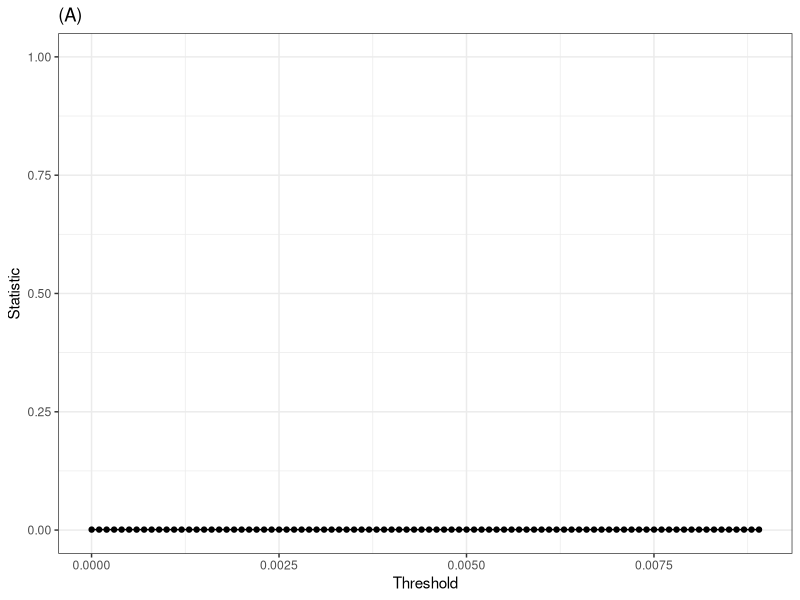
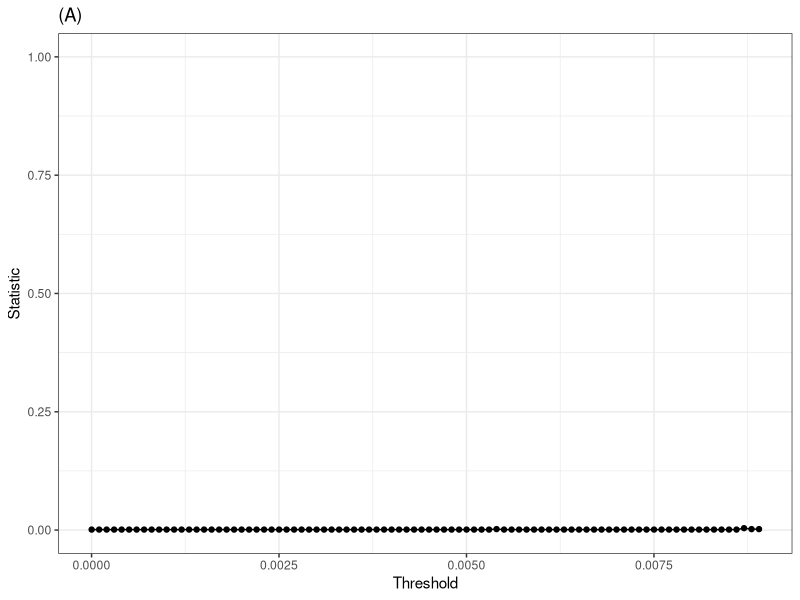
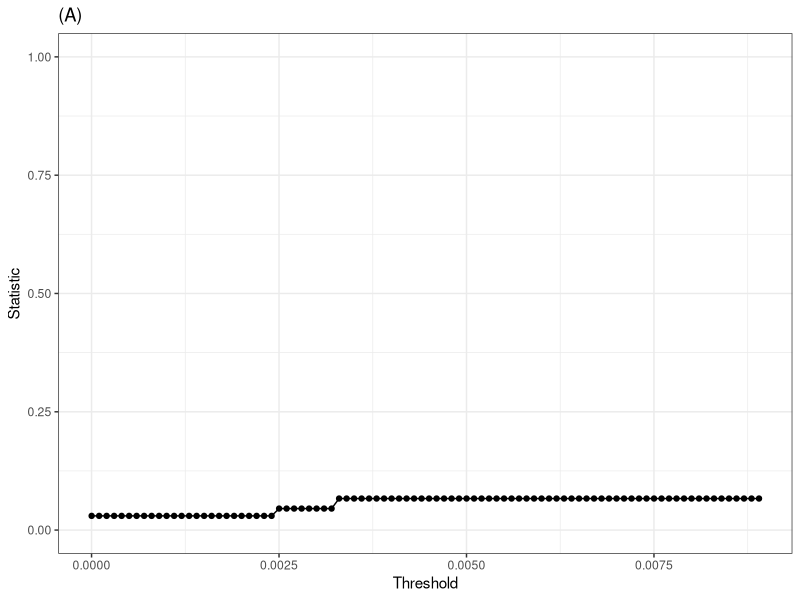

The R source for these figures, in order:

#determining rare vs abundant taxa for coastal ecotype
library(vegan)
library(ggplot2)

#import otu table (remove "#Constructed from biom file " from first line before importing).
mim_otu<-read.table("zotu_table_forR.txt", row.names=1, header=T)

#subset data to include only Coastal Ecotype at inland site
mim_meta<-read.table("Mimulus_metadata_FULL.txt", header=T, row.names=1, sep='\t')
mim_meta<-rownames(subset(mim_meta, Site_planted =="Inland" & Origin=="Coastal" & Rhizo_Bulk =="Rhizo"))
mim_meta 
coastaleco_otu_inland <- subset(mim_otu, select=colnames(mim_otu) %in% mim_meta)
#remove OTUs with zero abundance
coastaleco_otu_inland <- coastaleco_otu_inland[ rowSums(coastaleco_otu_inland)!=0, ]

#make new dataframe housing the relative abundances of OTUs in the original dataset.
OTU_relabund<- as.data.frame(rowSums(coastaleco_otu_inland)/sum(rowSums(coastaleco_otu_inland)))
row.names(OTU_relabund)<- rownames(coastaleco_otu_inland)
colnames(OTU_relabund)<-c('RelAbund')

#set up loop:

#function
Rare_vs_abundant_calc<-function(threshold){
  #first subset list of OTU names to exclude those below given threshold.
  Rare_OTUs<-rownames(subset(OTU_relabund, RelAbund >= threshold))
  #then remove those OTUs from the OTU table to get the truncated dataset.
  truncated_mim_otu<-subset(coastaleco_otu_inland, rownames(coastaleco_otu_inland) %in% Rare_OTUs)
  #transpose truncated OTU table
  truncated_mim_otu_t<-t(truncated_mim_otu)
  #calculate Bray-Curtis dissimilarity matrix for truncated OTU table
  truncated_BC <- vegdist(truncated_mim_otu_t, method="bray")
  #transpose original OTU table
  coastaleco_otu_inland_t<-t(coastaleco_otu_inland)
  #calculate Bray-Curtis dissimilarity matrix for rel abund table
  original_BC <- vegdist(coastaleco_otu_inland_t, method="bray")
  #calculate correlation between original and truncated dissimilarity matrices
  mantel_output<-mantel(original_BC, truncated_BC, permutations = 999, method='pearson')
  #output the pvalue
  mantel_results <- as.data.frame(cbind(mantel_output$statistic,mantel_output$signif))
  
}


#calculate pairwise dissim matrix for truncated dataset (based on relative abundances)
Thresholds<- seq(0.000001, 0.009, 0.0001)

results<-t(as.data.frame(sapply(Thresholds,Rare_vs_abundant_calc)))
Thresholds<-as.data.frame(Thresholds)
Thresh_Pvalue<-as.data.frame(cbind(Thresholds,results))
colnames(Thresh_Pvalue)<-c("Threshold","Statistic","Pvalue")
Thresh_Pvalue$AdjP <-p.adjust(Thresh_Pvalue$Pvalue, method = "fdr")
Thresh_Fig<- ggplot(Thresh_Pvalue, aes(Threshold, AdjP))+
  geom_line()+
  geom_point()+
  ylab("Statistic")+
  coord_cartesian(ylim=c(0,1))+
  theme_bw()+
  ggtitle("(A)")+
  xlab("Threshold")
Thresh_Fig











#determining rare vs abundant taxa for Inland ecotype
#import otu table (remove "#Constructed from biom file " from first line before importing).
mim_otu<-read.table("zotu_table_forR.txt", row.names=1, header=T)

#subset data to include only Coastal Ecotype at inland site
mim_meta<-read.table("Mimulus_metadata_FULL.txt", header=T, row.names=1, sep='\t')
mim_meta<-rownames(subset(mim_meta, Site_planted =="Inland" & Origin=="Inland" & Rhizo_Bulk =="Rhizo"))
mim_meta 
inlandeco_otu_inland <- subset(mim_otu, select=colnames(mim_otu) %in% mim_meta)
#remove OTUs with zero abundance
inlandeco_otu_inland <- inlandeco_otu_inland[ rowSums(inlandeco_otu_inland)!=0, ]

#make new dataframe housing the relative abundances of OTUs in the original dataset.
OTU_relabund<- as.data.frame(rowSums(inlandeco_otu_inland)/sum(rowSums(inlandeco_otu_inland)))
row.names(OTU_relabund)<- rownames(inlandeco_otu_inland)
colnames(OTU_relabund)<-c('RelAbund')

#set up loop:

#function
Rare_vs_abundant_calc<-function(threshold){
  #first subset list of OTU names to exclude those below given threshold.
  Rare_OTUs<-rownames(subset(OTU_relabund, RelAbund >= threshold))
  #then remove those OTUs from the OTU table to get the truncated dataset.
  truncated_mim_otu<-subset(inlandeco_otu_inland, rownames(inlandeco_otu_inland) %in% Rare_OTUs)
  #transpose truncated OTU table
  truncated_mim_otu_t<-t(truncated_mim_otu)
  #calculate Bray-Curtis dissimilarity matrix for truncated OTU table
  truncated_BC <- vegdist(truncated_mim_otu_t, method="bray")
  #transpose original OTU table
  inlandeco_otu_inland_t<-t(inlandeco_otu_inland)
  #calculate Bray-Curtis dissimilarity matrix for rel abund table
  original_BC <- vegdist(inlandeco_otu_inland_t, method="bray")
  #calculate correlation between original and truncated dissimilarity matrices
  mantel_output<-mantel(original_BC, truncated_BC, permutations = 999, method='pearson')
  #output the pvalue
  #output the pvalue
  mantel_results <- as.data.frame(cbind(mantel_output$statistic,mantel_output$signif))
  
}

#calculate pairwise dissim matrix for truncated dataset (based on relative abundances)
Thresholds<- seq(0.000001, 0.009, 0.0001)

results<-t(as.data.frame(sapply(Thresholds,Rare_vs_abundant_calc)))
Thresholds<-as.data.frame(Thresholds)
Thresh_Pvalue<-as.data.frame(cbind(Thresholds,results))
colnames(Thresh_Pvalue)<-c("Threshold","Statistic","Pvalue")
Thresh_Pvalue$AdjP <-p.adjust(Thresh_Pvalue$Pvalue, method = "fdr")


Thresh_Fig<- ggplot(Thresh_Pvalue, aes(Threshold, AdjP))+
  geom_line()+
  geom_point()+
  ylab("Statistic")+
  coord_cartesian(ylim=c(0,1))+
  theme_bw()+
  ggtitle("(A)")+
  xlab("Threshold")
Thresh_Fig





#determining rare vs abundant taxa for Bulk soil.

#import otu table (remove "#Constructed from biom file " from first line before importing).
mim_otu<-read.table("zotu_table_forR.txt", row.names=1, header=T)

#subset data to include only Coastal Ecotype at inland site
mim_meta<-read.table("Mimulus_metadata_FULL.txt", header=T, row.names=1, sep='\t')
mim_meta<-rownames(subset(mim_meta, Site_planted =="Inland" & Rhizo_Bulk =="Bulk"))
mim_meta 
bulk_otu_inland <- subset(mim_otu, select=colnames(mim_otu) %in% mim_meta)
#remove OTUs with zero abundance
bulk_otu_inland <-bulk_otu_inland[ rowSums(bulk_otu_inland)!=0, ]

#make new dataframe housing the relative abundances of OTUs in the original dataset.
OTU_relabund<- as.data.frame(rowSums(bulk_otu_inland)/sum(rowSums(bulk_otu_inland)))
row.names(OTU_relabund)<- rownames(bulk_otu_inland)
colnames(OTU_relabund)<-c('RelAbund')

#set up loop:

#function
Rare_vs_abundant_calc<-function(threshold){
  #first subset list of OTU names to exclude those below given threshold.
  Rare_OTUs<-rownames(subset(OTU_relabund, RelAbund >= threshold))
  #then remove those OTUs from the OTU table to get the truncated dataset.
  truncated_mim_otu<-subset(bulk_otu_inland, rownames(bulk_otu_inland) %in% Rare_OTUs)
  #transpose truncated OTU table
  truncated_mim_otu_t<-t(truncated_mim_otu)
  #calculate Bray-Curtis dissimilarity matrix for truncated OTU table
  truncated_BC <- vegdist(truncated_mim_otu_t, method="bray")
  #transpose original OTU table
  bulk_otu_inland_t<-t(bulk_otu_inland)
  #calculate Bray-Curtis dissimilarity matrix for rel abund table
  original_BC <- vegdist(bulk_otu_inland_t, method="bray")
  #calculate correlation between original and truncated dissimilarity matrices
  mantel_output<-mantel(original_BC, truncated_BC, permutations = 999, method='pearson')
  #output the pvalue
  mantel_results <- as.data.frame(cbind(mantel_output$statistic,mantel_output$signif))
  
}

#calculate pairwise dissim matrix for truncated dataset (based on relative abundances)
Thresholds<- seq(0.000001, 0.009, 0.0001)

results<-t(as.data.frame(sapply(Thresholds,Rare_vs_abundant_calc)))
Thresholds<-as.data.frame(Thresholds)
Thresh_Pvalue<-as.data.frame(cbind(Thresholds,results))
colnames(Thresh_Pvalue)<-c("Threshold","Statistic","Pvalue")
Thresh_Pvalue$AdjP <-p.adjust(Thresh_Pvalue$Pvalue, method = "fdr")

Thresh_Fig<- ggplot(Thresh_Pvalue, aes(Threshold, AdjP))+
  geom_line()+
  geom_point()+
  ylab("Statistic")+
  coord_cartesian(ylim=c(0,1))+
  theme_bw()+
  ggtitle("(A)")+
  xlab("Threshold")
Thresh_Fig



#split each group into rare vs abundant taxa.

#plot phylogenetic diversity for rare vs abundant taxa.




